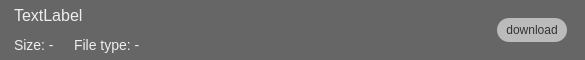
<?xml version="1.0" encoding="UTF-8"?>
<ui version="4.0">
 <class>Form</class>
 <widget class="QWidget" name="Form">
  <property name="geometry">
   <rect>
    <x>0</x>
    <y>0</y>
    <width>585</width>
    <height>60</height>
   </rect>
  </property>
  <property name="sizePolicy">
   <sizepolicy hsizetype="Preferred" vsizetype="Fixed">
    <horstretch>0</horstretch>
    <verstretch>0</verstretch>
   </sizepolicy>
  </property>
  <property name="minimumSize">
   <size>
    <width>0</width>
    <height>60</height>
   </size>
  </property>
  <property name="maximumSize">
   <size>
    <width>16777215</width>
    <height>60</height>
   </size>
  </property>
  <property name="cursor">
   <cursorShape>PointingHandCursor</cursorShape>
  </property>
  <property name="windowTitle">
   <string>Form</string>
  </property>
  <property name="styleSheet">
   <string notr="true">QWidget {
background-color: #666;
}</string>
  </property>
  <layout class="QHBoxLayout" name="horizontalLayout">
   <property name="spacing">
    <number>0</number>
   </property>
   <property name="leftMargin">
    <number>0</number>
   </property>
   <property name="topMargin">
    <number>0</number>
   </property>
   <property name="rightMargin">
    <number>0</number>
   </property>
   <property name="bottomMargin">
    <number>0</number>
   </property>
   <item>
    <spacer name="horizontalSpacer_2">
     <property name="orientation">
      <enum>Qt::Horizontal</enum>
     </property>
     <property name="sizeType">
      <enum>QSizePolicy::Fixed</enum>
     </property>
     <property name="sizeHint" stdset="0">
      <size>
       <width>14</width>
       <height>20</height>
      </size>
     </property>
    </spacer>
   </item>
   <item>
    <layout class="QVBoxLayout" name="verticalLayout">
     <property name="spacing">
      <number>0</number>
     </property>
     <item>
      <widget class="QLabel" name="channel_torrent_name">
       <property name="styleSheet">
        <string notr="true">color: #eee;
border: none;
background-color: transparent;
font-size: 16px;</string>
       </property>
       <property name="text">
        <string>TextLabel</string>
       </property>
      </widget>
     </item>
     <item>
      <layout class="QHBoxLayout" name="horizontalLayout_2">
       <item>
        <widget class="QLabel" name="torrent_size">
         <property name="sizePolicy">
          <sizepolicy hsizetype="Minimum" vsizetype="Preferred">
           <horstretch>0</horstretch>
           <verstretch>0</verstretch>
          </sizepolicy>
         </property>
         <property name="styleSheet">
          <string notr="true">color: #eee;
border: none;
background-color: transparent;
font-size: 14px;</string>
         </property>
         <property name="text">
          <string>Size: -</string>
         </property>
        </widget>
       </item>
       <item>
        <spacer name="horizontalSpacer_5">
         <property name="orientation">
          <enum>Qt::Horizontal</enum>
         </property>
         <property name="sizeType">
          <enum>QSizePolicy::Fixed</enum>
         </property>
         <property name="sizeHint" stdset="0">
          <size>
           <width>20</width>
           <height>20</height>
          </size>
         </property>
        </spacer>
       </item>
       <item>
        <widget class="QLabel" name="torrent_type">
         <property name="sizePolicy">
          <sizepolicy hsizetype="Expanding" vsizetype="Preferred">
           <horstretch>0</horstretch>
           <verstretch>0</verstretch>
          </sizepolicy>
         </property>
         <property name="styleSheet">
          <string notr="true">color: #eee;
border: none;
background-color: transparent;
font-size: 14px;</string>
         </property>
         <property name="text">
          <string>File type: -</string>
         </property>
        </widget>
       </item>
      </layout>
     </item>
    </layout>
   </item>
   <item>
    <spacer name="horizontalSpacer">
     <property name="orientation">
      <enum>Qt::Horizontal</enum>
     </property>
     <property name="sizeType">
      <enum>QSizePolicy::Fixed</enum>
     </property>
     <property name="sizeHint" stdset="0">
      <size>
       <width>10</width>
       <height>20</height>
      </size>
     </property>
    </spacer>
   </item>
   <item>
    <widget class="QToolButton" name="torrent_download_button">
     <property name="sizePolicy">
      <sizepolicy hsizetype="Fixed" vsizetype="Fixed">
       <horstretch>0</horstretch>
       <verstretch>0</verstretch>
      </sizepolicy>
     </property>
     <property name="minimumSize">
      <size>
       <width>70</width>
       <height>24</height>
      </size>
     </property>
     <property name="maximumSize">
      <size>
       <width>16777215</width>
       <height>16777215</height>
      </size>
     </property>
     <property name="cursor">
      <cursorShape>PointingHandCursor</cursorShape>
     </property>
     <property name="styleSheet">
      <string notr="true">background: none;
border: none;
background-color: #bbb;
border-radius: 12px;
color: #333;
font-size: 12px;</string>
     </property>
     <property name="text">
      <string>download</string>
     </property>
    </widget>
   </item>
   <item>
    <spacer name="torrent_list_item_right_spacer">
     <property name="orientation">
      <enum>Qt::Horizontal</enum>
     </property>
     <property name="sizeType">
      <enum>QSizePolicy::Fixed</enum>
     </property>
     <property name="sizeHint" stdset="0">
      <size>
       <width>18</width>
       <height>20</height>
      </size>
     </property>
    </spacer>
   </item>
  </layout>
 </widget>
 <resources/>
 <connections/>
</ui>
